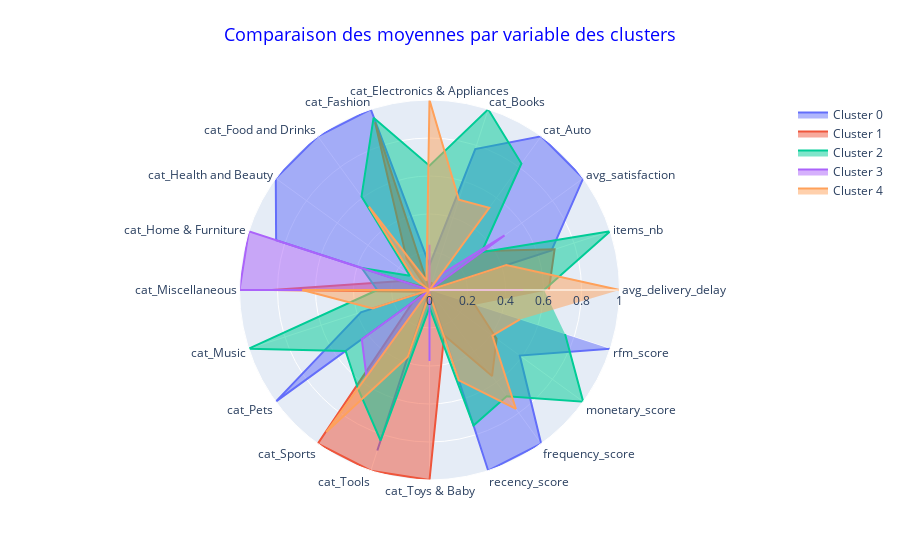

This figure's notebook cell:
### Code cell
X_test = pd.DataFrame(df, index=df.index, columns=df.columns)
X_test["cluster_labels"] = kmeans.labels_

X_test_clusters = X_test.groupby("cluster_labels").mean()
plot_radars(data=X_test_clusters, group="cluster_labels")

### Figure 1 — Plotly figure (JSON) as saved in the notebook; plotly's stock layout.template omitted (floating-point values rounded to 4 significant figures)
{"data": [{"fill": "toself", "name": "Cluster 0", "r": [0, 0.6755, 1, 1, 0.7796, 0.131, 1, 1, 1.0, 0.8488, 0, 0.3798, 1, 0, 0.8885, 0, 1, 1, 0.5872, 1], "theta": ["avg_delivery_delay", "items_nb", "avg_satisfaction", "cat_Auto", "cat_Books", "cat_Electronics & Appliances", "cat_Fashion", "cat_Food and Drinks", "cat_Health and Beauty", "cat_Home & Furniture", "cat_Miscellaneous", "cat_Music", "cat_Pets", "cat_Sports", "cat_Tools", "cat_Toys & Baby", "recency_score", "frequency_score", "monetary_score", "rfm_score"], "type": "scatterpolar"}, {"fill": "toself", "name": "Cluster 1", "r": [0.6281, 0.6922, 0.3496, 0, 0.04334, 0, 0.9277, 0.205, 0.0182, 0.1531, 0.8302, 0.02947, 0.1103, 1, 1, 1, 0.25, 0.5602, 0.4365, 0.2504], "theta": ["avg_delivery_delay", "items_nb", "avg_satisfaction", "cat_Auto", "cat_Books", "cat_Electronics & Appliances", "cat_Fashion", "cat_Food and Drinks", "cat_Health and Beauty", "cat_Home & Furniture", "cat_Miscellaneous", "cat_Music", "cat_Pets", "cat_Sports", "cat_Tools", "cat_Toys & Baby", "recency_score", "frequency_score", "monetary_score", "rfm_score"], "type": "scatterpolar"}, {"fill": "toself", "name": "Cluster 2", "r": [0.6027, 1, 0.338, 0.8231, 1, 0.6545, 0.9529, 0.6086, 0.128, 0.3752, 0.2746, 1, 0.5457, 0.6409, 0.833, 0.09112, 0.75, 0.691, 1, 0.7501], "theta": ["avg_delivery_delay", "items_nb", "avg_satisfaction", "cat_Auto", "cat_Books", "cat_Electronics & Appliances", "cat_Fashion", "cat_Food and Drinks", "cat_Health and Beauty", "cat_Home & Furniture", "cat_Miscellaneous", "cat_Music", "cat_Pets", "cat_Sports", "cat_Tools", "cat_Toys & Baby", "recency_score", "frequency_score", "monetary_score", "rfm_score"], "type": "scatterpolar"}, {"fill": "toself", "name": "Cluster 3", "r": [0.4936, 0, 0.4883, 0.1016, 0, 0.2379, 0, 0, 0, 1, 1, 0, 0.4404, 0.5643, 0, 0.3734, 0, 0, 0, 0], "theta": ["avg_delivery_delay", "items_nb", "avg_satisfaction", "cat_Auto", "cat_Books", "cat_Electronics & Appliances", "cat_Fashion", "cat_Food and Drinks", "cat_Health and Beauty", "cat_Home & Furniture", "cat_Miscellaneous", "cat_Music", "cat_Pets", "cat_Sports", "cat_Tools", "cat_Toys & Baby", "recency_score", "frequency_score", "monetary_score", "rfm_score"], "type": "scatterpolar"}, {"fill": "toself", "name": "Cluster 4", "r": [1, 0.4253, 0, 0.5352, 0.4998, 1, 0.05146, 0.5425, 0.09982, 0, 0.67, 0.3139, 0, 0.9239, 0.3687, 0.02109, 0.5, 0.774, 0.4091, 0.5003], "theta": ["avg_delivery_delay", "items_nb", "avg_satisfaction", "cat_Auto", "cat_Books", "cat_Electronics & Appliances", "cat_Fashion", "cat_Food and Drinks", "cat_Health and Beauty", "cat_Home & Furniture", "cat_Miscellaneous", "cat_Music", "cat_Pets", "cat_Sports", "cat_Tools", "cat_Toys & Baby", "recency_score", "frequency_score", "monetary_score", "rfm_score"], "type": "scatterpolar"}], "layout": {"polar": {"radialaxis": {"range": [0, 1], "visible": true}}, "showlegend": true, "title": {"font": {"color": "blue", "size": 18}, "text": "Comparaison des moyennes par variable des clusters", "x": 0.5, "xanchor": "center", "y": 0.95, "yanchor": "top"}}}
